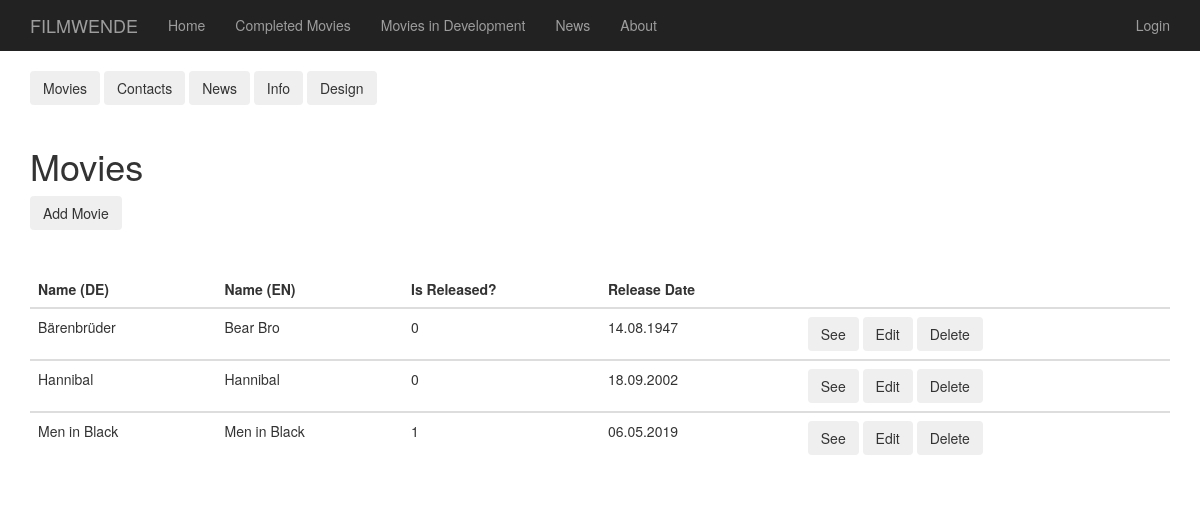
/dashboard_movies, run on the app's committed database.
### app/models.py (models this page shows, shortened)
class Movie(db.Model):
    __tablename__ = "movies"
    id = db.Column(db.Integer, primary_key=True)
    title_DE = db.Column(db.String, unique=True)
    title_EN = db.Column(db.String, unique=True)
    isReleased = db.Column(db.Integer)
    release_date = db.Column(db.String(140))
    format = db.Column(db.String)
    isColored = db.Column(db.Integer)
    language = db.Column(db.String)
    duration = db.Column(db.String)
    synopsis = db.Column(db.String)
    awards = db.Column(db.String)
    screenings = db.Column(db.String)
    supporters = db.Column(db.String)
    directors = db.Column(db.String)
    producers = db.Column(db.String)
    executive_producers = db.Column(db.String)
    editors = db.Column(db.String)
    cinematography = db.Column(db.String)
    sound_recordist = db.Column(db.String)
    sound_mix = db.Column(db.String)
    color = db.Column(db.String)
    image_url = db.Column(db.String)

### app/routes.py (the view)
@login_required
@app.route('/dashboard', methods=['GET', 'POST'])
@app.route ('/dashboard_movies')
def dashboard():
    movies = Movie.query.all()
    return render_template('dashboard_movies.html', movies = movies)

### app/templates/dashboard_movies.html
{% extends "base2.html" %}
{% block content %}
<div class="container">
  {% include '_dashboard.html' %}
  <div class="col"><hr></div>
  <h1>Movies</h1>
  <button type="button" class="btn btn-outline-secondary" onclick ="window.location = '/edit_movie';"> Add Movie</button>
  <div class="col"><hr></div>
  {% if movies | length > 0 %}
  <table class="table">
    <thead>
      <tr>
        <th scope="col">Name (DE)</th>
        <th scope="col">Name (EN)</th>
        <th scope="col">Is Released?</th>
        <th scope="col">Release Date</th>
        <th scope="col"></th>
      </tr>
    </thead>
    {%for movie in movies%}
    <tbody>
      <tr>
        <td>{{movie.title_DE }}</td>
        <td>{{movie.title_EN}}</td>
        <td>{{movie.isReleased}}</td>
        <td>{{movie.release_date}}</td>
        <td>
          <button type="button" class="btn btn-outline-secondary" onclick ="window.location = '/movies/{{movie.title_DE}}';"> See </button>
          <button type="button" class="btn btn-outline-secondary" onclick ="window.location = '/edit_movie?id={{movie.id}}';"> Edit </button>
          <button type="button" class="btn btn-outline-secondary" onclick ="window.location = '/delete_movie?id={{movie.id}}';"> Delete </button>
        </td>
      </tr>
    </tbody>
    {%endfor%}
  </table>
{%else%}
  <i>No movie yet.</i>
{%endif%}
  </div>
{%endblock%}

### app/static/mystyle.css (style rules this page uses)
hr { border-color: rgba(255, 255, 255); }
html, body { max-width: 100%; overflow-x: hidden; }
.col { flex: 33%; max-width: 33%; padding: 0 10px; }

### data on the page
Movie: title_DE "Bärenbrüder", title_EN "Bear Bro", isReleased "0", release_date "14.08.1947"
Movie: title_DE "Hannibal", title_EN "Hannibal", isReleased "0", release_date "18.09.2002"
Movie: title_DE "Men in Black", title_EN "Men in Black", isReleased "1", release_date "06.05.2019"
